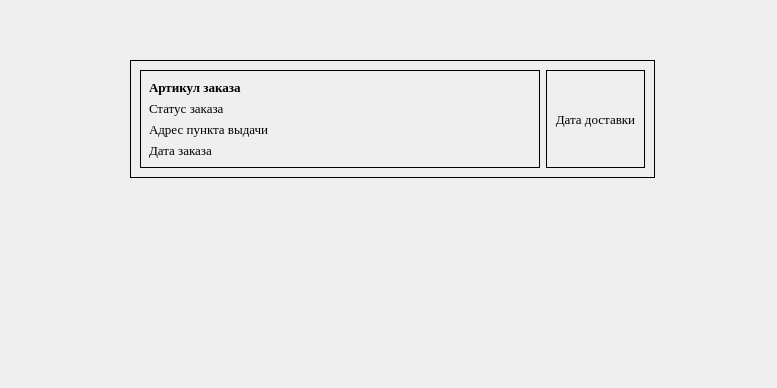
<?xml version="1.0" encoding="UTF-8"?>
<ui version="4.0">
 <class>Form</class>
 <widget class="QWidget" name="Form">
  <property name="geometry">
   <rect>
    <x>0</x>
    <y>0</y>
    <width>777</width>
    <height>388</height>
   </rect>
  </property>
  <property name="windowTitle">
   <string>Form</string>
  </property>
  <widget class="QWidget" name="widget_order" native="true">
   <property name="geometry">
    <rect>
     <x>130</x>
     <y>60</y>
     <width>525</width>
     <height>118</height>
    </rect>
   </property>
   <property name="sizePolicy">
    <sizepolicy hsizetype="Preferred" vsizetype="Maximum">
     <horstretch>0</horstretch>
     <verstretch>0</verstretch>
    </sizepolicy>
   </property>
   <property name="maximumSize">
    <size>
     <width>16777215</width>
     <height>16777215</height>
    </size>
   </property>
   <property name="styleSheet">
    <string notr="true">QWidget#widget_order {
    border: 1px solid #000; 
}
QWidget#widget_order:hover {
    border: 2px solid #00FA9A;
}</string>
   </property>
   <layout class="QHBoxLayout" name="horizontalLayout_2">
    <property name="leftMargin">
     <number>10</number>
    </property>
    <property name="topMargin">
     <number>10</number>
    </property>
    <property name="rightMargin">
     <number>10</number>
    </property>
    <property name="bottomMargin">
     <number>10</number>
    </property>
    <item>
     <layout class="QHBoxLayout" name="horizontalLayout_4">
      <item>
       <widget class="QWidget" name="widget_order_name" native="true">
        <property name="sizePolicy">
         <sizepolicy hsizetype="Preferred" vsizetype="Preferred">
          <horstretch>0</horstretch>
          <verstretch>0</verstretch>
         </sizepolicy>
        </property>
        <property name="minimumSize">
         <size>
          <width>400</width>
          <height>0</height>
         </size>
        </property>
        <property name="font">
         <font>
          <family>Times New Roman</family>
          <pointsize>10</pointsize>
         </font>
        </property>
        <property name="styleSheet">
         <string notr="true">QWidget#widget_order_name {
    border: 1px solid #000; 
}</string>
        </property>
        <layout class="QVBoxLayout" name="verticalLayout_2">
         <item>
          <layout class="QVBoxLayout" name="verticalLayout_4">
           <item>
            <widget class="QLabel" name="label_art">
             <property name="sizePolicy">
              <sizepolicy hsizetype="Preferred" vsizetype="Maximum">
               <horstretch>0</horstretch>
               <verstretch>0</verstretch>
              </sizepolicy>
             </property>
             <property name="font">
              <font>
               <family>Times New Roman</family>
               <pointsize>10</pointsize>
               <bold>true</bold>
              </font>
             </property>
             <property name="focusPolicy">
              <enum>Qt::FocusPolicy::ClickFocus</enum>
             </property>
             <property name="text">
              <string>Артикул заказа</string>
             </property>
            </widget>
           </item>
           <item>
            <widget class="QLabel" name="label_status">
             <property name="sizePolicy">
              <sizepolicy hsizetype="Preferred" vsizetype="Maximum">
               <horstretch>0</horstretch>
               <verstretch>0</verstretch>
              </sizepolicy>
             </property>
             <property name="font">
              <font>
               <family>Times New Roman</family>
               <pointsize>10</pointsize>
              </font>
             </property>
             <property name="text">
              <string>Статус заказа</string>
             </property>
            </widget>
           </item>
           <item>
            <widget class="QLabel" name="label_adress">
             <property name="sizePolicy">
              <sizepolicy hsizetype="Preferred" vsizetype="Maximum">
               <horstretch>0</horstretch>
               <verstretch>0</verstretch>
              </sizepolicy>
             </property>
             <property name="font">
              <font>
               <family>Times New Roman</family>
               <pointsize>10</pointsize>
              </font>
             </property>
             <property name="text">
              <string>Адрес пункта выдачи</string>
             </property>
            </widget>
           </item>
           <item>
            <widget class="QLabel" name="label_order_date">
             <property name="sizePolicy">
              <sizepolicy hsizetype="Preferred" vsizetype="Maximum">
               <horstretch>0</horstretch>
               <verstretch>0</verstretch>
              </sizepolicy>
             </property>
             <property name="font">
              <font>
               <family>Times New Roman</family>
               <pointsize>10</pointsize>
              </font>
             </property>
             <property name="text">
              <string>Дата заказа</string>
             </property>
            </widget>
           </item>
          </layout>
         </item>
        </layout>
       </widget>
      </item>
     </layout>
    </item>
    <item>
     <widget class="QLabel" name="label_delivery_date">
      <property name="sizePolicy">
       <sizepolicy hsizetype="Preferred" vsizetype="Minimum">
        <horstretch>0</horstretch>
        <verstretch>0</verstretch>
       </sizepolicy>
      </property>
      <property name="font">
       <font>
        <family>Times New Roman</family>
        <pointsize>10</pointsize>
       </font>
      </property>
      <property name="styleSheet">
       <string notr="true">border: 1px solid black;</string>
      </property>
      <property name="frameShape">
       <enum>QFrame::Shape::NoFrame</enum>
      </property>
      <property name="lineWidth">
       <number>0</number>
      </property>
      <property name="text">
       <string>Дата доставки</string>
      </property>
      <property name="alignment">
       <set>Qt::AlignmentFlag::AlignCenter</set>
      </property>
     </widget>
    </item>
   </layout>
  </widget>
 </widget>
 <resources/>
 <connections/>
</ui>
